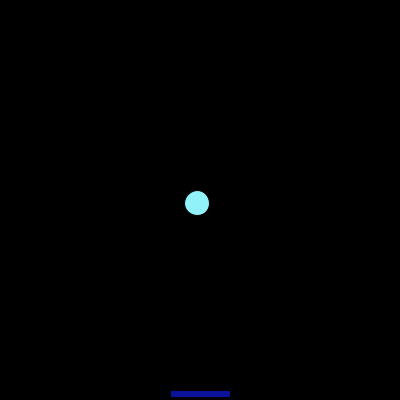
Frame 1 (no input)
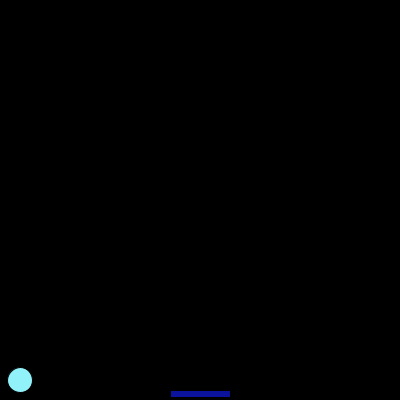
Frame 60 (the mouse pressed at the canvas centre just before this capture)
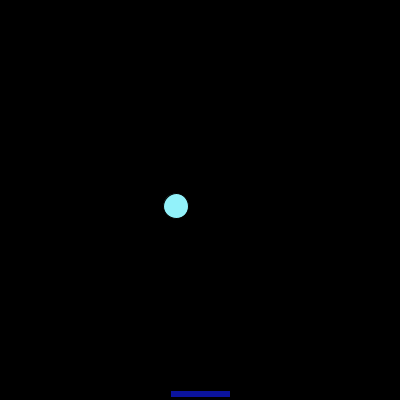
Frame 120 (the mouse held since frame 60 and released just before this capture)

The Processing sketch that drew these frames (run headless with seeded random() and noise(); from frame 60 on, the mouse is pressed at the canvas centre):

// Processing sketch: processing_83533
// ── processing_83533.pde

//Eric Trinh, BouncingBall, CP1 mods 16-17

eric Ball;
void setup()
{
  Ball = new eric();
  Paddle = new david();
  size(400, 400);
}
void draw()
{
  Ball.move();
  Ball.bounce();
  background(0);
  Ball.exist();
  Paddle.exist();
  Paddle.move();
  Paddle.controls();
  Paddle.borders();
}
class eric
{
  int x, y;
  boolean up, right;
  eric()
  {
    x = 200;
    y = 200;
    up = false;
    right = false;
  }
  void exist()
  {
    fill(146,242,250);
    ellipse(x, y, 25, 25);
  }
  void move()
  {
    if (right == true)
    {
      x+=3;
    }
    else
    {
      x-=3;
    }
    if (up == true)
    {
      y-=3;
    }
    else
    {
      y+=3;
    }
  }
  void bounce()
  {
    if (x < 10)
    {
      right = true;
    }
    if (x > 380)
    {
      right = false;
    }
    if (y < 10)
    {
      up = false;
    }
    if (y > 380)
    {
      up = true;
    }
    if(get(x,y+15) == color(11, 19, 157))
    {
      up = true;
    }
  }
}


david Paddle;
class david
{
  int paddleX, paddleY;
  boolean left, right;
  david()
  {
    paddleX = 170;
    paddleY = 390;
    left = false;
    right = false;
  }
  void exist()
  {
    fill(11, 19, 157);
    rect(paddleX, paddleY, 60, 7);
  }
  void move()
  {
    if (right == true)
    {
      paddleX+=4;
    }
    if (left == true)
    {
      paddleX-=4;
    }
  }
  void controls()
  {
    if (keyPressed == true && keyCode == RIGHT)
    {
      right = true;
    }
    else
    {
      right = false;
    }
    if (keyPressed == true && keyCode == LEFT)
    {
      left = true;
    }
    else
    {
      left = false;
    }
  }
  void borders()
  {
    if(paddleX >= 340)
    {
      right = false;
    }
    if(paddleX <= 0)
    {
      left = false;
    }
  }
}
